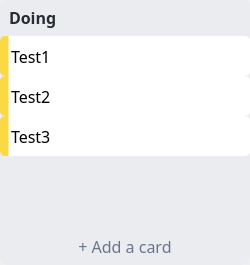
                 <widget class="QWidget" name="list_2" native="true">
                  <property name="sizePolicy">
                   <sizepolicy hsizetype="Fixed" vsizetype="Minimum">
                    <horstretch>0</horstretch>
                    <verstretch>0</verstretch>
                   </sizepolicy>
                  </property>
                  <property name="minimumSize">
                   <size>
                    <width>250</width>
                    <height>0</height>
                   </size>
                  </property>
                  <property name="styleSheet">
                   <string notr="true"/>
                  </property>
                  <layout class="QVBoxLayout" name="verticalLayout_5">
                   <property name="spacing">
                    <number>0</number>
                   </property>
                   <property name="leftMargin">
                    <number>0</number>
                   </property>
                   <property name="topMargin">
                    <number>0</number>
                   </property>
                   <property name="rightMargin">
                    <number>0</number>
                   </property>
                   <property name="bottomMargin">
                    <number>0</number>
                   </property>
                   <item>
                    <widget class="QWidget" name="widget_list_2" native="true">
                     <property name="sizePolicy">
                      <sizepolicy hsizetype="Preferred" vsizetype="Minimum">
                       <horstretch>0</horstretch>
                       <verstretch>0</verstretch>
                      </sizepolicy>
                     </property>
                     <property name="styleSheet">
                      <string notr="true">background-color: #ebecf0;
border-radius: 10px;</string>
                     </property>
                     <layout class="QVBoxLayout" name="verticalLayout_12">
                      <property name="leftMargin">
                       <number>0</number>
                      </property>
                      <property name="topMargin">
                       <number>0</number>
                      </property>
                      <property name="rightMargin">
                       <number>0</number>
                      </property>
                      <property name="bottomMargin">
                       <number>0</number>
                      </property>
                      <item>
                       <widget class="QLabel" name="label_list_2">
                        <property name="sizePolicy">
                         <sizepolicy hsizetype="Preferred" vsizetype="Fixed">
                          <horstretch>0</horstretch>
                          <verstretch>0</verstretch>
                         </sizepolicy>
                        </property>
                        <property name="minimumSize">
                         <size>
                          <width>0</width>
                          <height>30</height>
                         </size>
                        </property>
                        <property name="font">
                         <font>
                          <family>Torus Pro</family>
                          <pointsize>12</pointsize>
                          <bold>true</bold>
                         </font>
                        </property>
                        <property name="styleSheet">
                         <string notr="true">color: #282c33;
background-color: #ebecf0;
border-radius: 5px;
padding: 5px 0px 0px 5px;</string>
                        </property>
                        <property name="text">
                         <string>Doing</string>
                        </property>
                        <property name="margin">
                         <number>0</number>
                        </property>
                       </widget>
                      </item>
                      <item>
                       <widget class="QListWidget" name="listWidget_list_2">
                        <property name="sizePolicy">
                         <sizepolicy hsizetype="Fixed" vsizetype="Minimum">
                          <horstretch>0</horstretch>
                          <verstretch>0</verstretch>
                         </sizepolicy>
                        </property>
                        <property name="maximumSize">
                         <size>
                          <width>250</width>
                          <height>16777215</height>
                         </size>
                        </property>
                        <property name="font">
                         <font>
                          <family>Torus Pro</family>
                          <pointsize>12</pointsize>
                         </font>
                        </property>
                        <property name="focusPolicy">
                         <enum>Qt::TabFocus</enum>
                        </property>
                        <property name="acceptDrops">
                         <bool>true</bool>
                        </property>
                        <property name="styleSheet">
                         <string notr="true">QListWidget {background-color: #ebecf0; border-radius: 10px;}
QListWidget::item {height: 40px; padding: 0px 8px 0px 8px}
QListWidget::item {background-color: qlineargradient(spread:pad, x1:0, y1:0.5, x2:0.95, y2:0.5, stop:0 rgba(251, 217, 69, 255), stop:0.0338983 rgba(251, 217, 69, 255), stop:0.039548 rgba(255, 255, 255, 255), stop:1 rgba(255, 255, 255, 255)); color: #000000; border-radius: 5px}
QListWidget::item:hover {background-color: qlineargradient(spread:pad, x1:0, y1:0.5, x2:0.95, y2:0.5, stop:0 rgba(251, 217, 69, 255), stop:0.0338983 rgba(251, 217, 69, 255), stop:0.039548 rgba(226, 228, 233, 255), stop:1 rgba(226, 228, 233, 255)); color: #000000}
QListWidget::item:selected {background-color: qlineargradient(spread:pad, x1:0, y1:0.5, x2:0.95, y2:0.5, stop:0 rgba(251, 217, 69, 255), stop:0.0338983 rgba(251, 217, 69, 255), stop:0.039548 rgba(204, 204, 204, 255), stop:1 rgba(204, 204, 204, 255)); color: #000000}
QListWidget::item:focus {background-color: qlineargradient(spread:pad, x1:0, y1:0.5, x2:0.95, y2:0.5, stop:0 rgba(251, 217, 69, 255), stop:0.0338983 rgba(251, 217, 69, 255), stop:0.039548 rgba(204, 204, 204, 255), stop:1 rgba(204, 204, 204, 255)); color: #000000}
QScrollBar:vertical {width: 10px; margin: 0px 0px 0px 0px; background-color: #acb2bf}
QScrollBar:horizontal {height: 10px; margin: 0px 0px 0px 0px; background-color: #acb2bf}</string>
                        </property>
                        <property name="frameShape">
                         <enum>QFrame::NoFrame</enum>
                        </property>
                        <property name="sizeAdjustPolicy">
                         <enum>QAbstractScrollArea::AdjustIgnored</enum>
                        </property>
                        <property name="autoScroll">
                         <bool>true</bool>
                        </property>
                        <property name="dragEnabled">
                         <bool>true</bool>
                        </property>
                        <property name="dragDropMode">
                         <enum>QAbstractItemView::DragDrop</enum>
                        </property>
                        <property name="defaultDropAction">
                         <enum>Qt::MoveAction</enum>
                        </property>
                        <property name="selectionMode">
                         <enum>QAbstractItemView::ExtendedSelection</enum>
                        </property>
                        <property name="verticalScrollMode">
                         <enum>QAbstractItemView::ScrollPerPixel</enum>
                        </property>
                        <property name="horizontalScrollMode">
                         <enum>QAbstractItemView::ScrollPerPixel</enum>
                        </property>
                        <property name="isWrapping" stdset="0">
                         <bool>false</bool>
                        </property>
                        <property name="spacing">
                         <number>5</number>
                        </property>
                        <property name="uniformItemSizes">
                         <bool>true</bool>
                        </property>
                        <property name="wordWrap">
                         <bool>true</bool>
                        </property>
                        <property name="selectionRectVisible">
                         <bool>true</bool>
                        </property>
                        <item>
                         <property name="text">
                          <string>Test1</string>
                         </property>
                         <property name="flags">
                          <set>ItemIsSelectable|ItemIsEditable|ItemIsDragEnabled|ItemIsUserCheckable|ItemIsEnabled</set>
                         </property>
                        </item>
                        <item>
                         <property name="text">
                          <string>Test2</string>
                         </property>
                         <property name="flags">
                          <set>ItemIsSelectable|ItemIsEditable|ItemIsDragEnabled|ItemIsUserCheckable|ItemIsEnabled</set>
                         </property>
                        </item>
                        <item>
                         <property name="text">
                          <string>Test3</string>
                         </property>
                         <property name="flags">
                          <set>ItemIsSelectable|ItemIsEditable|ItemIsDragEnabled|ItemIsUserCheckable|ItemIsEnabled</set>
                         </property>
                        </item>
                       </widget>
                      </item>
                      <item>
                       <widget class="QWidget" name="widget_9" native="true">
                        <property name="sizePolicy">
                         <sizepolicy hsizetype="Preferred" vsizetype="Fixed">
                          <horstretch>0</horstretch>
                          <verstretch>0</verstretch>
                         </sizepolicy>
                        </property>
                        <layout class="QVBoxLayout" name="verticalLayout_7">
                         <property name="leftMargin">
                          <number>6</number>
                         </property>
                         <property name="topMargin">
                          <number>0</number>
                         </property>
                         <property name="rightMargin">
                          <number>6</number>
                         </property>
                         <property name="bottomMargin">
                          <number>6</number>
                         </property>
                         <item>
                          <widget class="QPushButton" name="btn_add_card_list_2">
                           <property name="minimumSize">
                            <size>
                             <width>0</width>
                             <height>25</height>
                            </size>
                           </property>
                           <property name="font">
                            <font>
                             <family>Torus Pro</family>
                             <pointsize>12</pointsize>
                            </font>
                           </property>
                           <property name="cursor">
                            <cursorShape>PointingHandCursor</cursorShape>
                           </property>
                           <property name="focusPolicy">
                            <enum>Qt::TabFocus</enum>
                           </property>
                           <property name="styleSheet">
                            <string notr="true">QPushButton {background-color: #ebecf0; color: #6a758b; border-radius: 5px}
QPushButton:hover {background-color: #dadbe2; color: #505b76}
QPushButton:focus {border-color: #000000; border-width: 1.5px; border-style: solid;}</string>
                           </property>
                           <property name="text">
                            <string>+ Add a card</string>
                           </property>
                          </widget>
                         </item>
                        </layout>
                       </widget>
                      </item>
                     </layout>
                    </widget>
                   </item>
                  </layout>
                 </widget>
